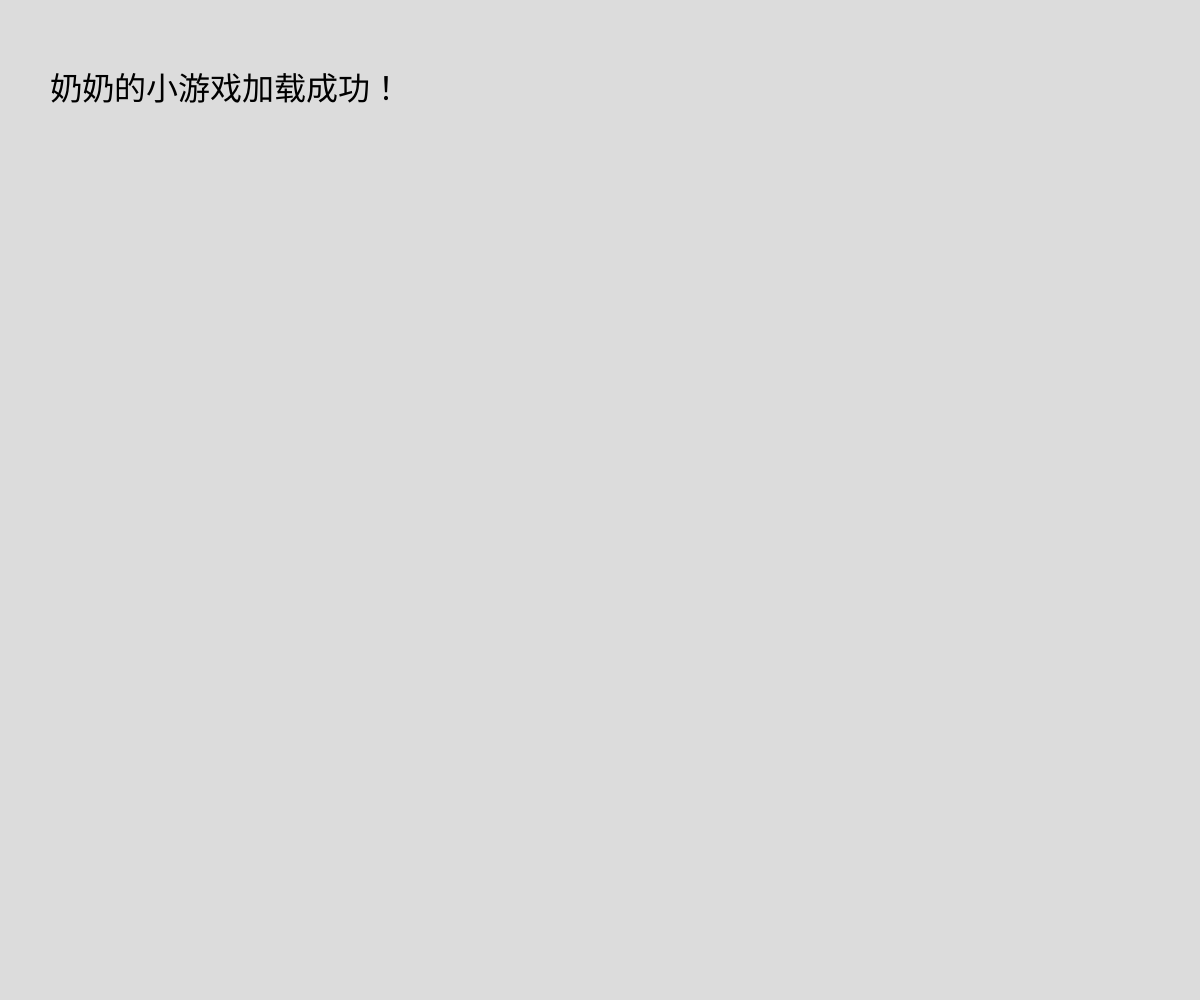
Frame 1 (no input)
Frame 60 (no input): identical to frame 1, image omitted
Frame 120 (the mouse pressed at the canvas centre since frame 60): identical to frame 1, image omitted

The p5.js sketch that drew this single still picture (run headless with seeded random() and noise() and a simulated clock; from frame 60 on, the mouse is pressed at the canvas centre):

// p5.js sketch
// ── sketch.js
function setup() {
  createCanvas(windowWidth, windowHeight);
  textSize(32);
}

function draw() {
  background(220);
  text("奶奶的小游戏加载成功！", 50, 100);
}
